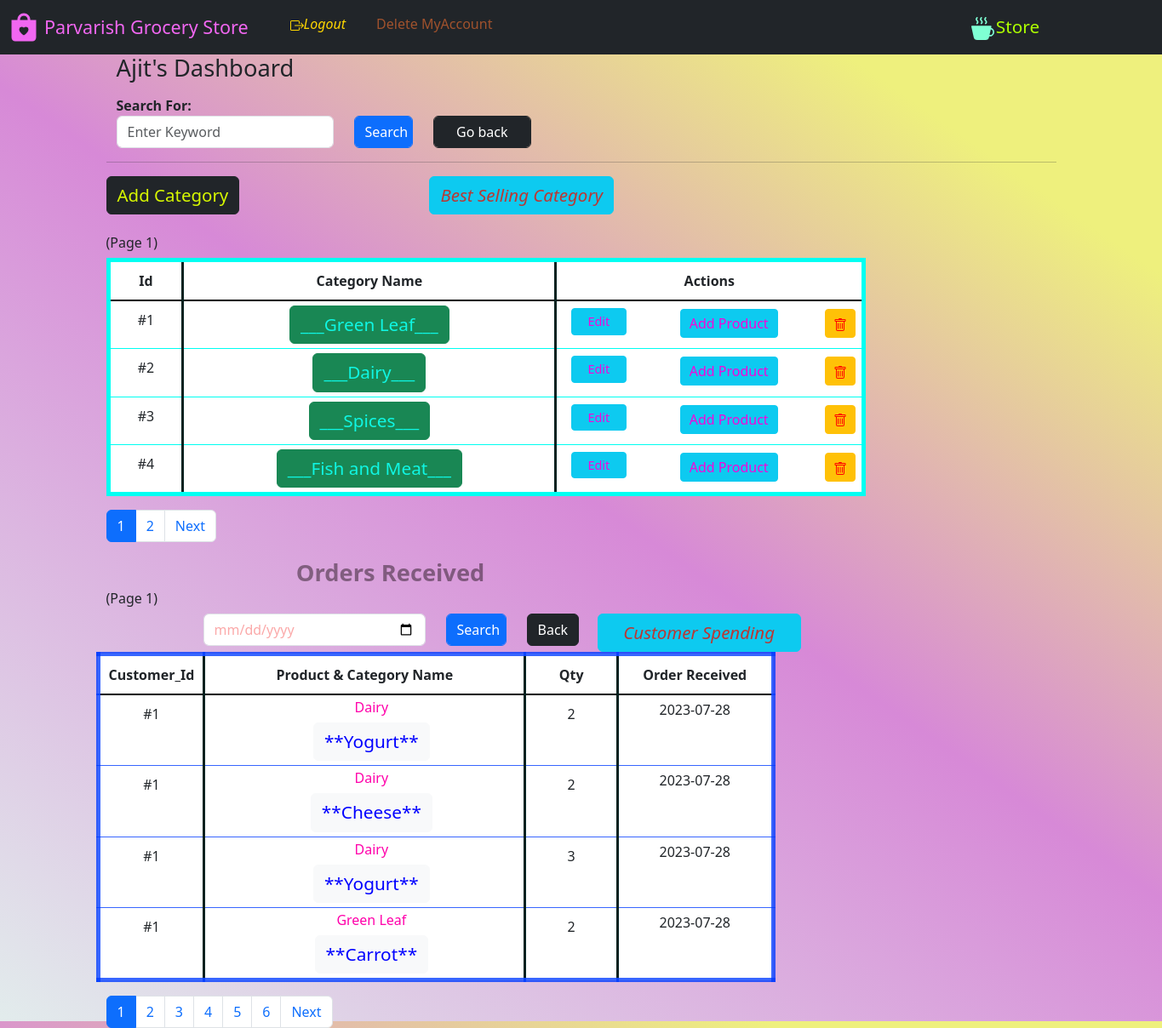
The page /manager_dash (signed in) on the database as committed earlier.
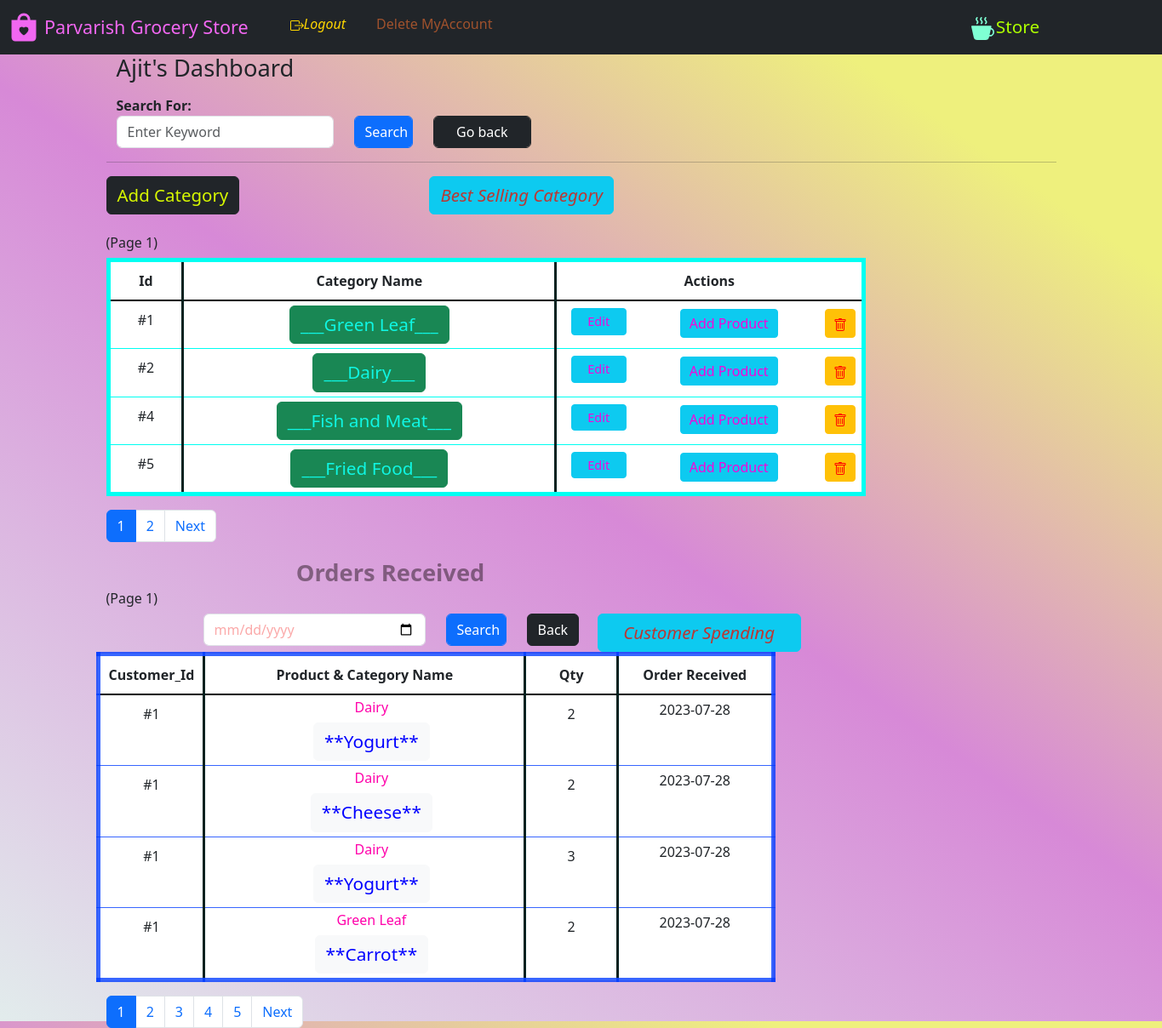
The same page on the database as committed later.
### website/model.py (models this page shows)
class Store(db.Model, UserMixin):
    id = db.Column(db.Integer(), primary_key=True)
    role = db.Column(db.String(), nullable=False)
    email = db.Column(db.String(50), nullable=False, unique=True)
    username = db.Column(db.String(20), nullable=False, unique=False)
    password = db.Column(db.String(200), nullable=False)
    date_added = db.Column(db.Date, default=date.today())
    creates = db.relationship('Category', backref='managedBy')

class Category(db.Model):
    category_Name = db.Column(db.String(), nullable=False, unique=True)
    category_Id = db.Column(db.Integer(), primary_key=True)
    description = db.Column(db.String())
    managedBy_Id = db.Column(db.Integer(), db.ForeignKey('store.id'))
    catalog = db.relationship('Product', backref='parent')

class Ecom(db.Model):
    id = db.Column(db.Integer(), primary_key=True)
    quantity_inCart = db.Column(db.Integer(), nullable=False)
    product_id = db.Column(db.Integer(), db.ForeignKey(
        'product.product_id'))
    customer_id = db.Column(db.Integer(), db.ForeignKey(
        'customer.id'))
    category_name = db.Column(db.String(), nullable=False)
    manager_id = db.Column(db.Integer(), nullable=False)
    product_name = db.Column(db.String(), nullable=False)
    price_perunit = db.Column(db.Integer(), nullable=False)
    date_added = db.Column(db.Date, default=date.today())

### website/views.py (the view, shortened to what this page needs)
@login_required
@Views.route('/manager_dash', methods=["GET", "POST"])
def Dash_manager():
    manager_id = session['id']
    manager = Store.query.get(manager_id)
    list = []
    if os.path.isfile('website/static/BestCategory.png'):
        os.remove('website/static/BestCategory.png')
    pd_1()
    if os.path.isfile('website/static/BestCustomer.png'):
        os.remove('website/static/BestCustomer.png')
    pd_2()
    page_1 = request.args.get('page_1', 1, type=int)
    pagination_1 = Category.query.filter(
        Category.managedBy_Id == manager_id).order_by(
        Category.category_Id).paginate(page=page_1, per_page=4)
    for items in pagination_1:
        n = Category_warning(items.category_Id)
        list.append(n)
    page_2 = request.args.get('page_2', 1, type=int)
    pagination_2 = Ecom.query.filter(Ecom.manager_id == manager_id).order_by(
        Ecom.date_added.desc()).paginate(page=page_2, per_page=4)
    categorie = []
    ord = Category.query.all()
    for item in ord:
        nom = item.category_Name
        categorie.append(nom)
    if request.method == 'POST' and 'cname' in request.form:
        c1 = request.form.get("cname")
        c = Category(category_Name=c1, managedBy_Id=manager_id)
        db.session.add(c)
        db.session.commit()
        return render_template('dash_m.html', categories=pagination_1, name=manager.username, id=manager_id, orders=pagination_2)
    return render_template('dash_m.html', categories=pagination_1, name=manager.username, id=manager_id, orders=pagination_2, list=list)

### website/templates/dash_m.html (shortened to what this page needs)
{% extends "base.html" %} {% block title %}Store Admin{% endblock %}{% block
logout %}
<span
              id="logout"
              style="display: block inline-block; width: 600px"
            >
              <span style="margin: auto"
                ><i
                  ><a
                    class="nav-item nav-link"
                    style="float: left; color: rgb(255, 215, 0)"
                    href="/logout"
                    style="display: block; width: 10%; margin-left: 0px"
                    >Logout</a
                  ></i
                ></span
              ><span style="margin: auto"
                ><a
                  class="nav-item nav-link"
                  style="
                    float: left;
                    color: rgb(160, 82, 45);
                    width: 60%;
                    margin-left: 20px;
                  "
                  href="/delete_account"
                  onclick="return confirm('Are you sure you want to delete the account?');"
                  >Delete MyAccount</a
                ></span
              ></span
            >
{% endblock %}{% block cart %}
<span style="margin: auto"
 ><a
   class="nav-item nav-link"
   style="
     float: right;
     color: rgb(174, 255, 0);
     width: 40%;
     font-size: 1.3rem;
     margin-right: 20px;
   "
   href="/store"
   >Store
   </a
></span> {% endblock %} {% block content %}<section>
  <div class="container">
    <div class="row">
      <div class="col-8">
<h5>
  <span style="float: left; font-size: 2vw">{{ name }}'s Dashboard</span>
</h5></div>
<br><br>
<div class="col-6">
  <div class="col-2" ><strong>Search For: </strong></div>
  <form action="{{ url_for('views.Dash_manager') }}" method="POST" autocomplete="off">
    <div class="row">
      <div class="col-6">
        <input type="text" class="form-control" name="search" id="search" placeholder="Enter Keyword" />
      </div>
      <div class="col-2" align="left">
        <input type="submit" class="form-control btn btn-primary" value="Search"  />
      </div>
      <div class="col-3" align="left"><a href="{{ url_for('views.Dash_manager') }}">
        <input type="submit" class="form-control btn btn-dark" value="Go back"  /> </a>
      </div>
    </div>
  </form>
</div>
</div>
</div>
<hr /></section>
<section>
<div>
  {% if categories.items|length == 0 %}
  <div class="alert alert-warning" role="alert">
    <p>None Categories Found, Not Added yet.</p>
    Press
    <button type="button" class="btn btn-dark btn-sm">
      <a
        href="{{url_for('views.Add_category')}}"
        class="alert-link;text-decoration: none;"
        style="
          /* background-color: green; */
          color: rgb(153, 43, 226);
          padding: 10px 10px; text-decoration: none;
        "
        >'Add Category'</a
      >
    </button>
    to add a new category
  </div>
  {% else %}
  <span style="float: left"
  >
    <a class="btn btn-dark"
      style="color: rgb(216, 249, 1); font-size: 1.5vw;text-decoration: none;"
      href="{{url_for('views.Add_category')}}"
      >Add Category</a
    >
  </span
><button type="button" class="btn btn-info" style="margin-left: 20%;color: rgba(227, 21, 7, 0.809); font-size: 1.5vw;text-decoration: none;" data-toggle="modal" data-target="#exampleModalCenter">
  <em>Best Selling Category</em>
</button>
<br>
<br>
<h6>(Page {{ categories.page }})</h6>
  <table class="table table-hover"
    style="
      border: 5px solid rgb(0, 255, 242);
      /* background-color: #96d4d4; */
      width: 80%;
    "
  ><thead class="thead-dark">
    <tr align="center" style="border-bottom: 2px solid black">
      <th
        style="
          padding: 10px 10px;
          width: 10%;
          border-right: 3px solid rgb(3, 33, 31);
        "
      >
        Id
      </th>
      <th
        style="
          border-right: 3px solid rgb(3, 33, 31);
          padding: 10px 10px;
          width: 35%;
        "
      >
        Category Name
      </th>
      <th style=" padding: 10px 10px; width: 45%" colspan="3">
        Actions
      </th>
    </tr></thead>
    <tbody>
    {% for variety in categories.items %}
    <tr align="center" style="width: 100%">
      <td style="padding: 10px; border-right: 3px solid rgb(3, 33, 31)">
        #{{ variety.category_Id }}
      </td>
      <td
        style="width: 50%; padding: 5px; border-right: 3px solid rgb(3, 33, 31)"
      >
        <a class="btn btn-success"
            style="color: rgb(16, 246, 227);text-decoration: none;font-size: 1.3em"
            href="/manager_dash/category_catalog/{{ variety.category_Id }}"
            >___{{ variety.category_Name }}___</a
          ></button>
      </td>
      <td >
        <a class="btn btn-info btn-sm" style="width:80%;color:rgb(246, 5, 218);font-size: 0.9em"  href="{{ url_for('views.Update_category', id = variety.category_Id)}}"
          >Edit</a
        >
      </td>
      <td  >
        <strong><a class="btn btn-info btn-sm" style="width:60%;color:rgb(246, 5, 218);font-size: 1em;margin:1px" href="/manager_dash/category_create/{{ variety.category_Id }}" style="text-decoration: none;"
          >Add Product</a
        ></strong>
      </td>
      <td >
      <strong><a class="btn btn-warning btn-sm"  onclick="return confirm('Are you sure to delete?')" style="width:100%; color: red;text-decoration: none;font-size: 1em;margin:1px" href="/manager_dash/delete_category/{{ variety.category_Id }}"></a></strong></button>
      </td></tr>
    </tr></tbody>
    {% endfor %}
  </table>
  <nav aria-label="...">
    <ul class="pagination">
      {% for number in categories.iter_pages() %}
          {% if categories.page != number %}
             <li class="page-item "><a class="page-link" href="{{ url_for('views.Dash_manager', page_1=number) }}">{{ number }}</a></li>
      {% else %}
        <li class="page-item ">
          <a class="page-link active" href="{{ url_for('views.Dash_manager', page_1=categories.page) }}">{{ categories.page }}</a>
      </li>
  {% endif %}
  {% endfor %}
  {% if categories.has_next %}
      <li class="page-item">
        <a class="page-link" href="{{ url_for('views.Dash_manager', page_1=categories.next_num) }}">Next</a>
      </li>
      {% endif %}
    </ul>
  </nav>
  {% endif %}
</div></section>
<section>
  <strong><span class="text-center" style="font-size:2vw;margin-left:20%;color:rgba(10, 0, 3, 0.426)">Orders Received</span></strong>
  <div class="col-1" > <h6>(Page {{ orders.page }})</h6> </div><span>
    <form action="{{ url_for('views.Dash_manager') }}" method="POST" autocomplete="off">
      <div class="row" >
        <div class="col-3" style="margin-left:10%">
          <input type="date" style="color:rgb(251, 169, 169);" value="None"class="form-control" name="date" id="date" placeholder="Enter Date" />
        </div>
        <div class="col-1" >
          <input type="submit" class="form-control btn btn-primary" value="Search"  />
        </div>
        <div class="col-1" style="margin-left:0%"align="left"><button type="submit" class="btn btn-dark" formaction="{{ url_for('views.Dash_manager')}}">
          Back </button>
        </div></form>
        <button type="button" class="btn btn-info" style="width: 21%;margin-left: 0%;color: rgba(227, 21, 7, 0.809); font-size: 1.5vw;text-decoration: none;" data-toggle="modal" data-target="#exampleModalCenter1">
          <em>Customer Spending</em>
        </button>
        </span>
  <table class="table table-hover"
    style="
      border: 5px solid rgba(0, 60, 255, 0.781);
      /* background-color: #96d4d4; */
      width: 70%;
    "
  ><thead class="thead-dark">
    <tr align="center" style="border-bottom: 2px solid black">
      <th
        style="
          padding: 10px 10px;
          width: 10%;
          border-right: 3px solid rgb(3, 33, 31);
        "
      >
        Customer_Id
      </th>
      <th
        style="
          border-right: 3px solid rgb(3, 33, 31);
          padding: 10px 10px;
          width: 45%;
        " colspan="2"
      >
        Product & Category Name
    </th>
    <th
        style="
          border-right: 3px solid rgb(3, 33, 31);
          padding: 10px 10px;
          width: 15%;
        "
      >
        Qty
    </th>
      <th style=" border-right: 3px solid rgb(3, 33, 31);padding: 10px 10px; width: 25%">
        Order Received
      </th>
    </tr></thead>
    <tbody>
    {% for record in orders.items %}
    <tr align="center" style="width: 100%">
      <td style="padding: 10px; border-right: 3px solid rgb(3, 33, 31)">
        #{{ record.customer_id }}
      </td>
      <td
      ><span>
        <td style="width: 50%; padding: 5px; border-right: 3px solid rgb(3, 33, 31)"><small style="color:#0000ff" class="text-muted"><h6 style="color:rgb(255, 0, 170)" class="font-weight-light" >{{ record.category_name}}</h6></small>
          <a class="btn btn-light"
            style="color: #0000ff;text-decoration: none;font-size: 1.3em"
            href=""
            >**{{ record.product_name }}**</a
          ></span></button></td>
      <td style="padding: 10px; border-right: 3px solid rgb(3, 33, 31)">
        {{ record.quantity_inCart }}
      </td>
      <td  style="width: 50%; padding: 5px; border-right: 3px solid rgb(3, 33, 31)">{{ record.date_added }}
      </td>
      </tr>
  </tbody>
    {% endfor %}
  </table></div></section>
<nav aria-label="...">
  <ul class="pagination">
    {% for number in orders.iter_pages() %}
        {% if orders.page != number %}
           <li class="page-item "><a class="page-link" href="{{ url_for('views.Dash_manager', page_2=number) }}">{{ number }}</a></li>
    {% else %}
      <li class="page-item ">
        <a class="page-link active" href="{{ url_for('views.Dash_manager', page_2=orders.page) }}">{{ orders.page }}</a>
    </li>
{% endif %}
{% endfor %}
{% if orders.has_next %}
    <li class="page-item">
      <a class="page-link" href="{{ url_for('views.Dash_manager', page_2=orders.next_num) }}">Next</a>
    </li>
    {% endif %}
  </ul>
</nav>
{% endblock %}

### website/templates/base.html (shortened to what this page needs)
<!DOCTYPE html>
<html lang="en">
  <head>
    <link
      href="https://cdn.jsdelivr.net/npm/bootstrap@5.3.0/dist/css/bootstrap.min.css"
      rel="stylesheet"
    />
    <link
      rel="stylesheet"
      href="https://cdn.jsdelivr.net/npm/bootstrap-icons@1.10.5/font/bootstrap-icons.css"
    />
  </head>
  <body>
    <nav class="navbar navbar-expand-lg navbar-dark bg-dark">
      <div class="container-fluid">
        <div class="collapse navbar-collapse" id="navbar">
          <div class="navbar-nav">
            <a href="{{ url_for('views.Store_front') }}">
              <i
                class="bi bi-bag-heart-fill"
                style="
                  font-size: 2rem;
                  -webkit-text-stroke-width: 1px;
                  color: rgb(241, 103, 241);
                  width: 10%;
                "
              ></i>
            </a>
            <a
              href="{{ url_for('views.Store_front') }}"
              class="nav-item nav-link"
              style="
                color: rgb(241, 103, 241);
                font-size: 1.35em;
                text-decoration: none;
                display: block;
                width: 25%;
                margin-left: 0px;
              "
              >Parvarish Grocery Store</a
            ><span
              id="logout"
              style="display: block inline-block; width: 600px"
            >
              {% block logout %}{% endblock %}</span
            ><span
              id="logout"
              style="display: block inline-block; width: 600px"
            >
              {% block cart %}{% endblock %}</span
            >
          </div>
        </div>
      </div>
    </nav>
    <div class="container" id="content">{% block content %}{% endblock %}</div>
  </body>
</html>

Rows that differ between the two databases and show on the page:
removed Category: category_Id "3", category_Name "Spices"
now on this page (row edited): Category: category_Id "5", category_Name "Fried Food"
Other text that changed with them:
list line gone: "6"
